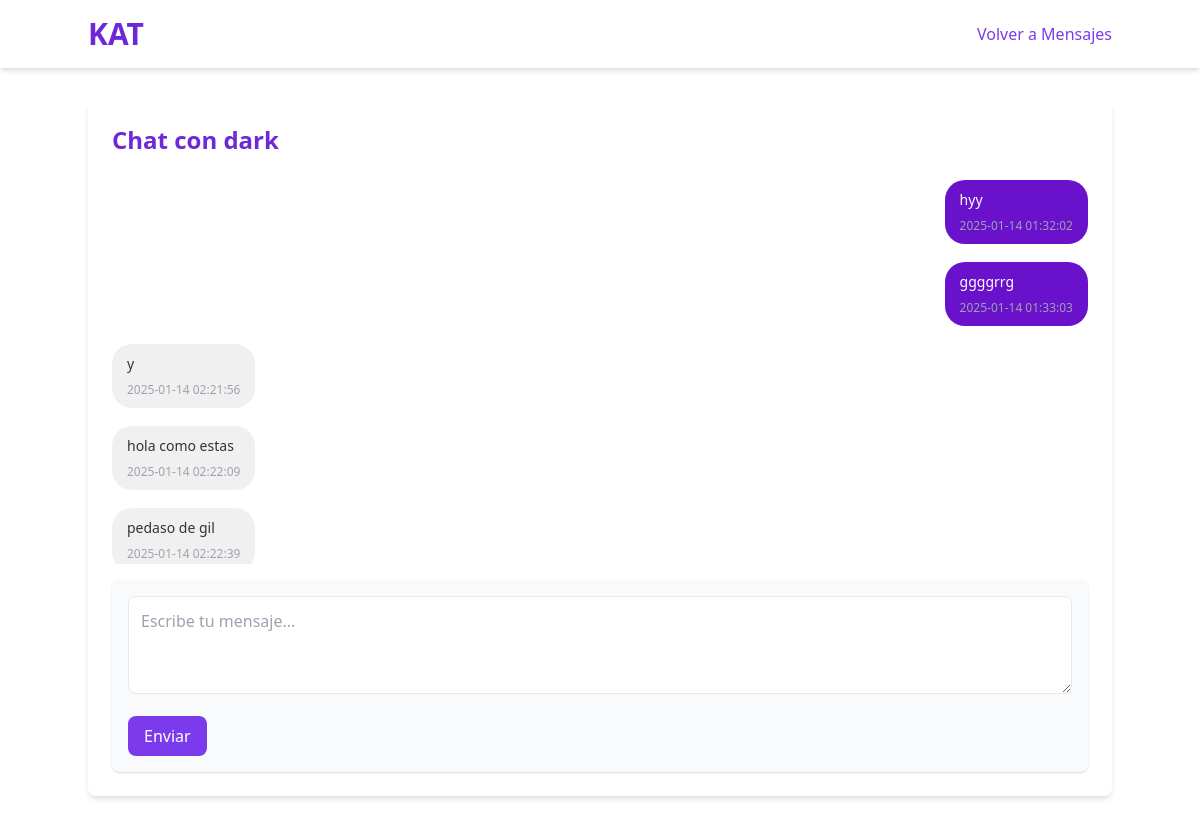
Screenshot of /messages/39 (signed in) with the database file from the repository.
### tables this page shows
CREATE TABLE users (
            id INTEGER PRIMARY KEY AUTOINCREMENT,
            username TEXT UNIQUE NOT NULL,
            email TEXT UNIQUE NOT NULL,
            password TEXT NOT NULL,
            profile_photo TEXT,
            cover_photo TEXT,
            bio TEXT,
            birthday TEXT,
            location TEXT,
            job TEXT,
            hobbies TEXT
        );

CREATE TABLE messages (
            id INTEGER PRIMARY KEY AUTOINCREMENT,
            sender_id INTEGER NOT NULL,
            receiver_id INTEGER NOT NULL,
            message TEXT NOT NULL,
            timestamp TIMESTAMP DEFAULT CURRENT_TIMESTAMP, is_read BOOLEAN DEFAULT FALSE,
            FOREIGN KEY(sender_id) REFERENCES users(id),
            FOREIGN KEY(receiver_id) REFERENCES users(id)
        );

### app.py (the view, shortened to what this page needs)
@app.route('/messages/<int:user_id>', methods=['GET', 'POST'])
def chat_with_user(user_id):
    if 'user_id' not in session:
        flash('Debes iniciar sesión para acceder a los mensajes.', 'error')
        return redirect(url_for('login'))
    current_user_id = session['user_id']
    with get_db_connection() as conn:
        recipient = conn.execute('SELECT * FROM users WHERE id = ?', (user_id,)).fetchone()
        if not recipient:
            flash('El usuario no existe.', 'error')
            return redirect(url_for('message_list'))
    with get_db_connection() as conn:
        chat = conn.execute('''
            SELECT m.*, u.username AS sender_username
            FROM messages m
            JOIN users u ON m.sender_id = u.id
            WHERE (m.sender_id = ? AND m.receiver_id = ?)
               OR (m.sender_id = ? AND m.receiver_id = ?)
            ORDER BY m.timestamp ASC
        ''', (current_user_id, user_id, user_id, current_user_id)).fetchall()
    return render_template('messages.html', chat=chat, recipient=recipient)

### app.py (called while the page is built)
def get_db_connection():
    conn = sqlite3.connect(DB_FILE)
    conn.row_factory = sqlite3.Row
    return conn

### templates/messages.html (shortened to what this page needs)
<!DOCTYPE html>
<html lang="es">
<head>
    <link href="https://cdn.jsdelivr.net/npm/tailwindcss@2.2.19/dist/tailwind.min.css" rel="stylesheet">
</head>
<body>
    <header class="bg-white shadow-md p-4">
        <div class="container mx-auto flex justify-between items-center">
            <h1 class="text-3xl font-bold text-purple-700">KAT</h1>
            <nav class="flex gap-4">
                <button onclick="window.location.href='/messages'" class="text-purple-600 hover:underline">Volver a Mensajes</button>
            </nav>
        </div>
    </header>
    <main class="container mx-auto mt-8">
        <section class="bg-white p-6 rounded-lg shadow-md">
            <h2 class="text-2xl font-bold text-purple-700 mb-6">Chat con {{ recipient['username'] }}</h2>
            <div class="flex flex-col gap-2 max-h-96 overflow-y-auto mb-4">
                {% for message in chat %}
                <div class="flex {% if message['sender_id'] == session['user_id'] %}justify-end{% else %}justify-start{% endif %}">
                    <div class="bubble {% if message['sender_id'] == session['user_id'] %}bubble-sent{% else %}bubble-received{% endif %}">
                        <p class="text-sm">{{ message['message'] }}</p>
                        <p class="text-xs text-gray-400 mt-2">{{ message['timestamp'] }}</p>
                    </div>
                </div>
                {% endfor %}
            </div>
            <form action="{{ url_for('chat_with_user', user_id=recipient['id']) }}" method="POST" class="bg-gray-50 p-4 rounded-lg shadow">
                <textarea name="content" rows="3" class="w-full p-3 border rounded-lg mb-4 focus:outline-none focus:ring-2 focus:ring-purple-600" placeholder="Escribe tu mensaje..."></textarea>
                <button type="submit" class="bg-purple-600 text-white px-4 py-2 rounded-lg hover:bg-purple-700">
                    Enviar
                </button>
            </form>
        </section>
    </main>
</body>
</html>

### templates/messages.html (style rules this page uses)
.bubble { max-width: 70%; padding: 10px 15px; border-radius: 20px; margin-bottom: 10px; }
.bubble-sent { background: #6a11cb; color: white; align-self: flex-end; }
.bubble-received { background: #f1f0f0; color: #333; }

### rows the page displays
users: username "dark"
messages: message "hyy", timestamp "2025-01-14 01:32:02"
messages: message "ggggrrg", timestamp "2025-01-14 01:33:03"
messages: message "y", timestamp "2025-01-14 02:21:56"
messages: message "hola como estas", timestamp "2025-01-14 02:22:09"
messages: message "pedaso de gil", timestamp "2025-01-14 02:22:39"
